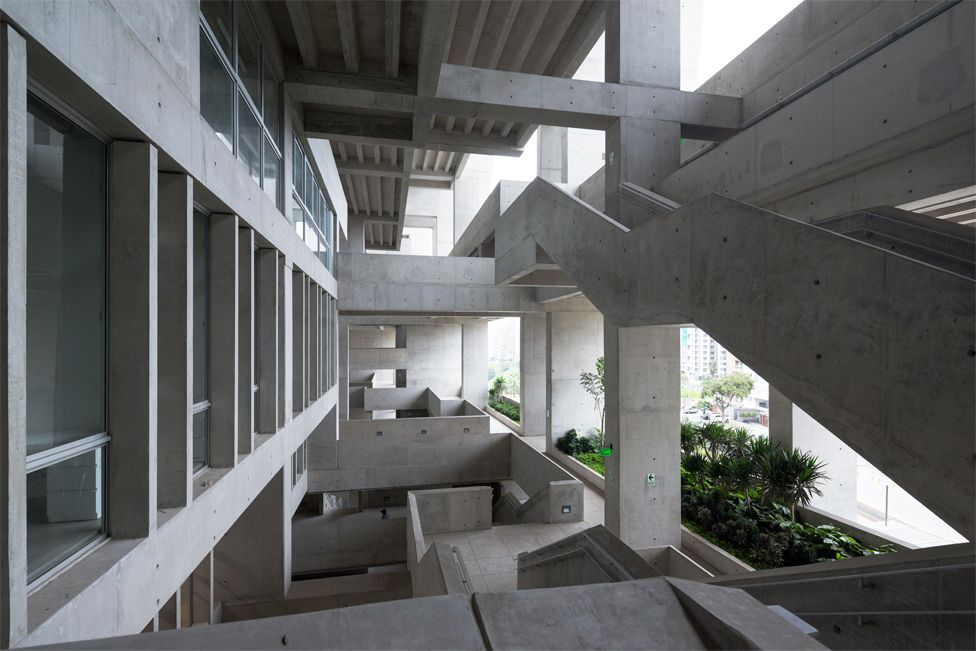
#> input picture Autonoma/Estudio/Estudio PC1/Visión Computacional/utec.jpg, 976 x 651 px
$ python bordes_hough.py
#> lines starting #> are read from the running program, lines starting #| are printed output that depends on the picture; after the words box and inside, x2 and y2 are one past the last pixel; in counts of white or black regions, pixels touching at a corner belong together
import cv2
import numpy as np

I = cv2.imread('utec.jpg')
#> I is the input picture: shape (651, 976, 3); mean B, G, R 101.1, 101.2, 99.9
I_gray = cv2.cvtColor(I, cv2.COLOR_BGR2GRAY)
edges = cv2.Canny(I, 100, 250)  # , apertureSize=3)
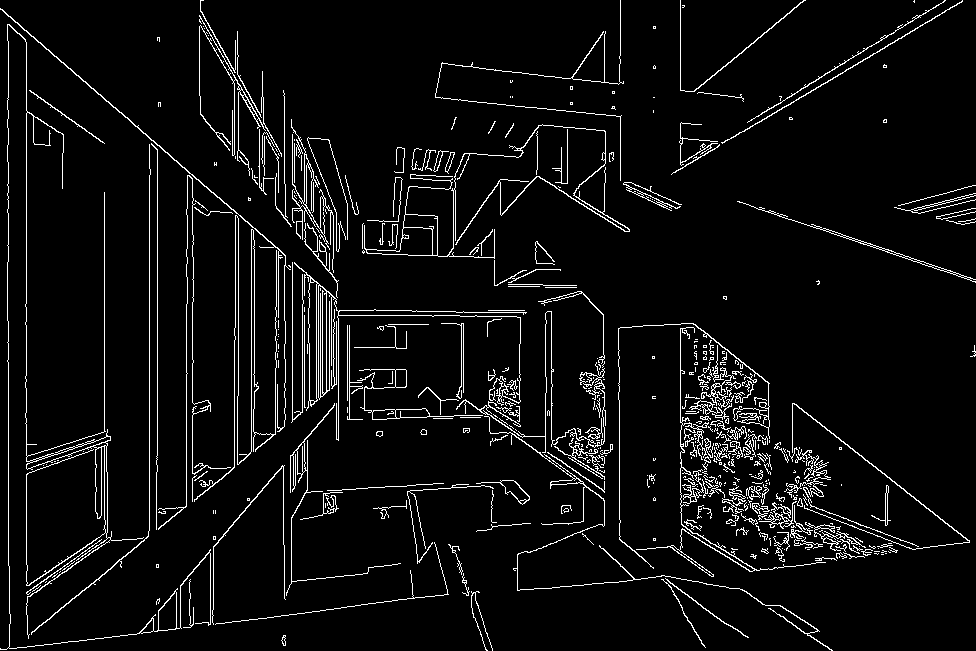
#> edges: shape (651, 976); 5.4% white in thin lines or dots
lines = cv2.HoughLines(edges, 1, np.pi/180, 200)
#> lines = 24 rows, first 8: [26, 0], [8, 0], [6, 2.29], [149, 0], [104, 0], [157, 0], [680, 0], [645, 1.45]

for i in range(len(lines)):
    for rho, theta in lines[i]:
        a = np.cos(theta)
        b = np.sin(theta)
        x0 = a*rho
        y0 = b*rho
        x1 = int(x0 + 1000*(-b))
        y1 = int(y0 + 1000*(a))
        x2 = int(x0 - 1000*(-b))
        y2 = int(y0 - 1000*(a))
        print('hola')
        cv2.line(I, (x1, y1), (x2, y2), (0, 0, 255), 2)
#> this loop made 24 passes
#| hola
#| hola
#| hola
#| hola
#| hola
#| hola
#| hola
#| hola
#> (further printed lines are left out)
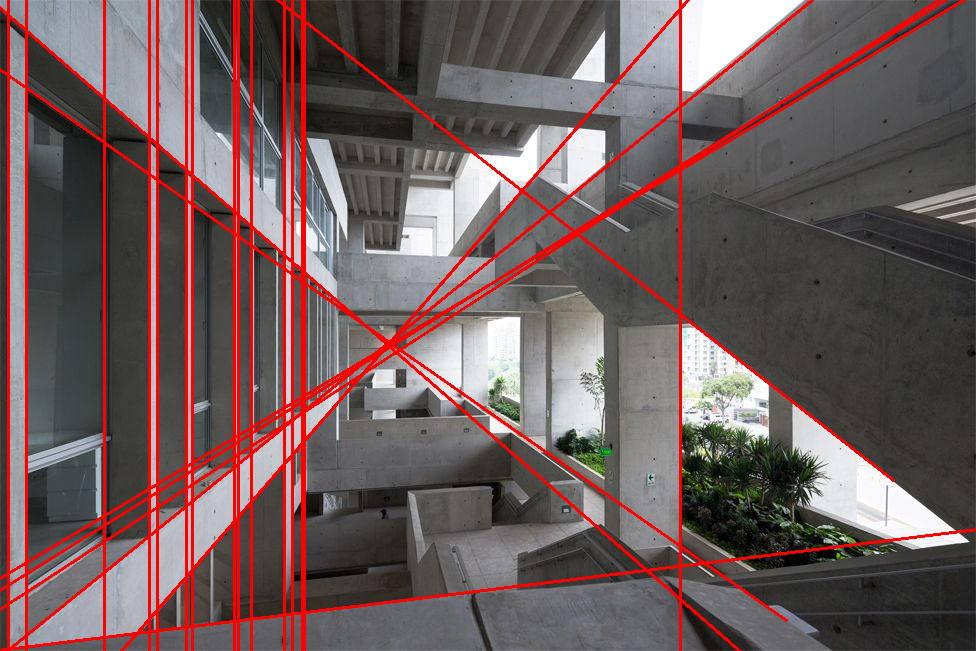
#> I: shape (651, 976, 3); 8.2% of pixels changed, all inside (x1, y1, x2, y2) = (0, 0, 976, 651)

cv2.imshow('1', I)
cv2.waitKey()
cv2.destroyAllWindows()
